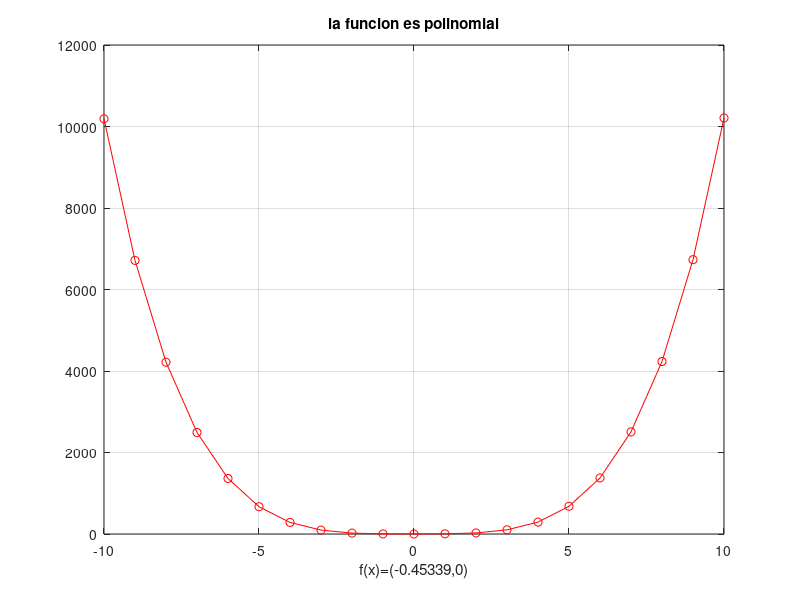

Reproduce this figure in MATLAB.
% Octave Script
% funcion                :2
% Title                  :Act20 Funciones algebraicas: polinomiales y racionales
% Description            :Script para recordar Funciones algebraicas: polinomiales y racionales 
% Author                 :Magali Valencia Clemente
% Date                   :17/11/2021
% Version                :1
% Usage                  :C:\Users\magali
%                        :octave>Funciones algebraicas: polinomiales y racionales

clear
% Dominio
x=[-10:1:10];
% Funcion a plotear
fx= ((2.*x.^2)+(x.^4)+(x));
plot (x,fx, 'ro-');
% Realizar la grafica
grid on;
title('la funcion es polinomial');
xlabel ('f(x)=(-0.45339,0)');

